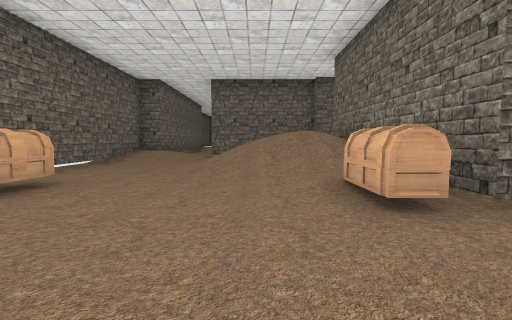
View 1 (above)

24 first-person views from a walk through a scene from a Unity 3-D project. The camera is 1.3 m above the floor, tilts 4° down and sees 85° across. The floor is counted in squares, 2 m on a side. Each view is taken from the middle of a square. On the plan, view 1 faces up. The plan holds only what a view shows up to about 9 squares ahead; the rest is blank. The player is left out. Some animated figures are left out.

View 2
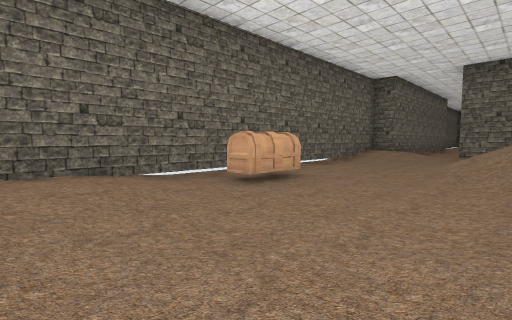

View 3
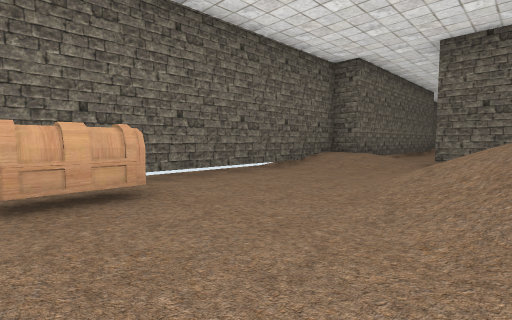

View 4
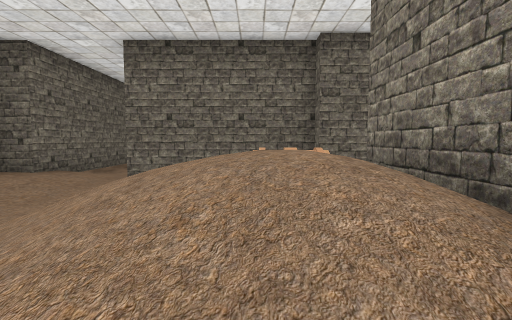

View 5
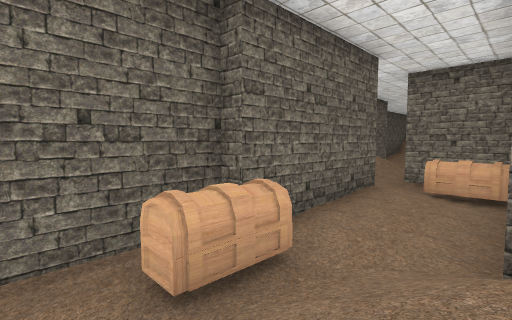

View 6
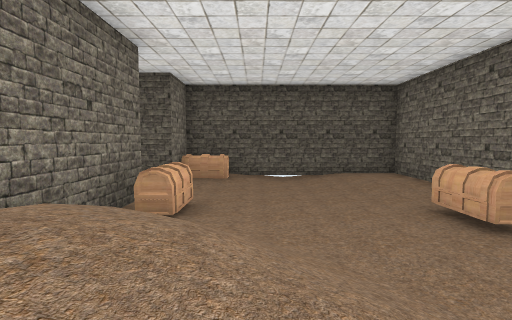

View 7
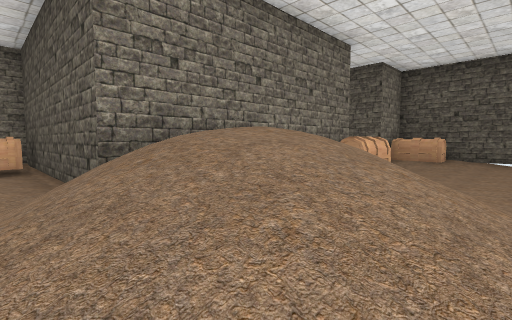

View 8
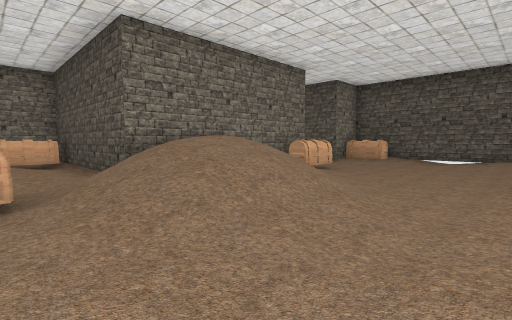

View 9
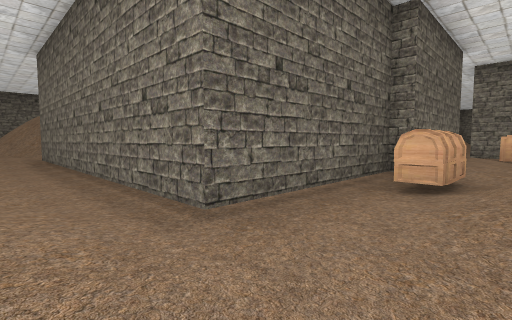

View 10
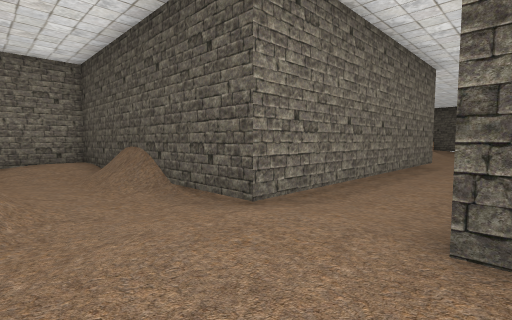

View 11
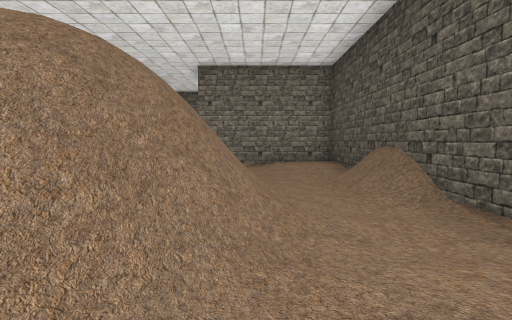

View 12
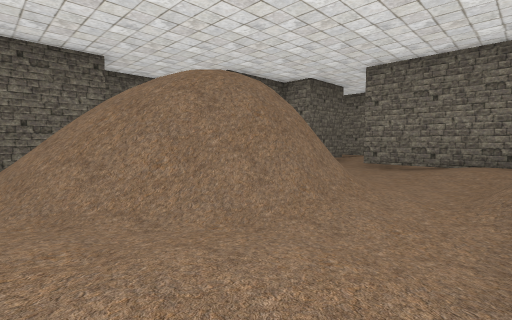

View 13
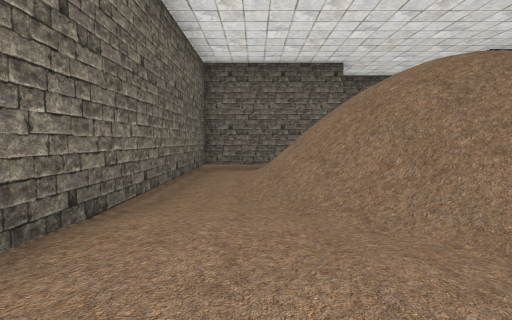

View 14
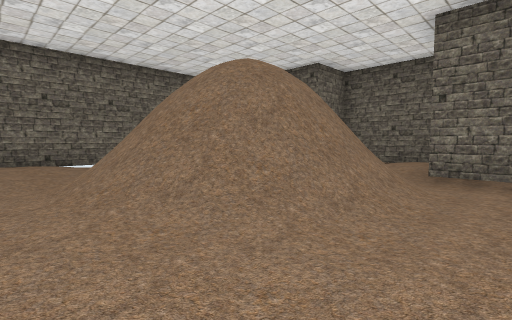

View 15
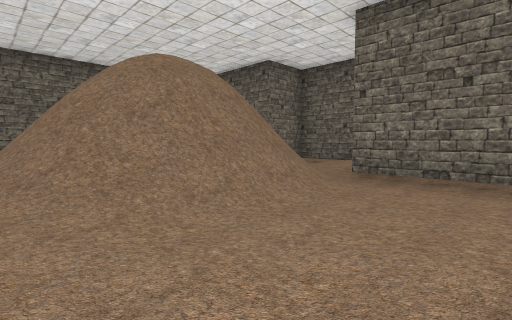

View 16
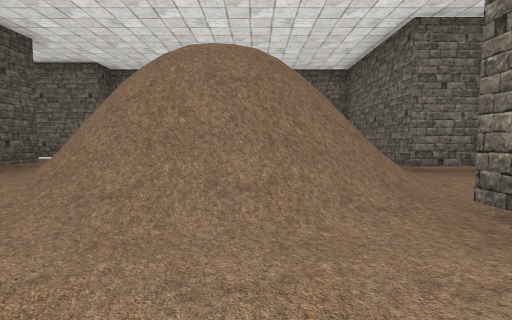

View 17
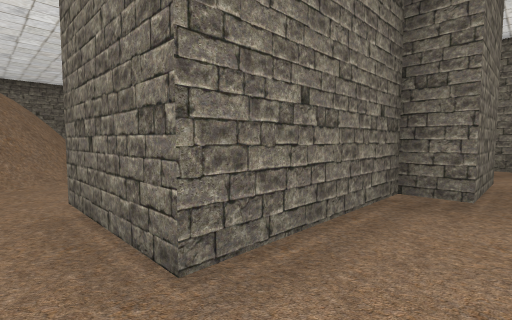

View 18
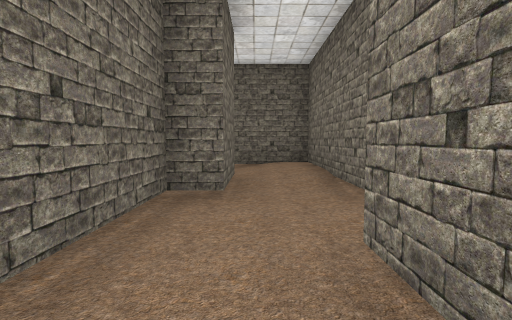

View 19
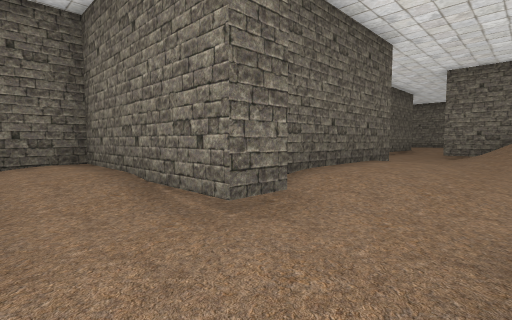

View 20
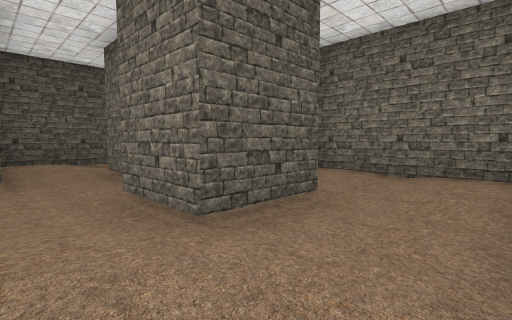

View 21
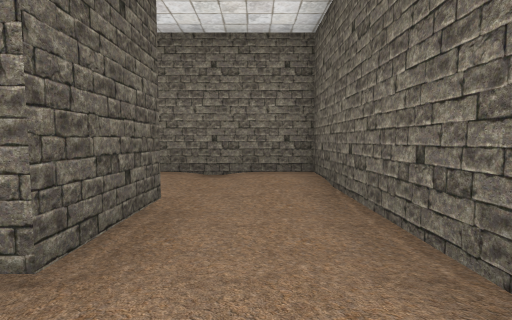

View 22
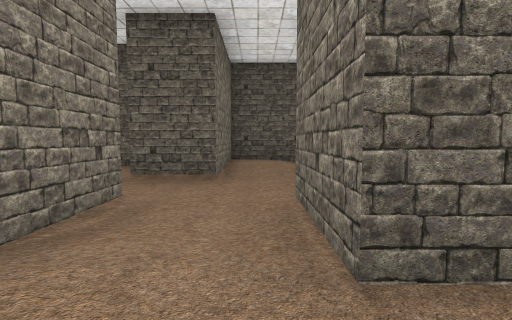

View 23
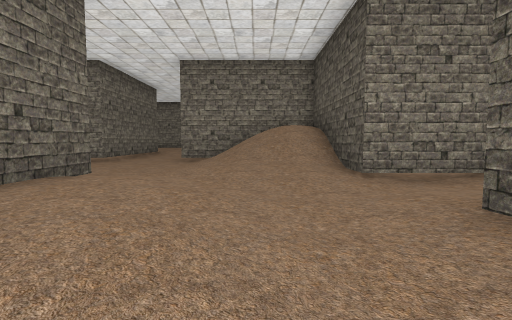

View 24
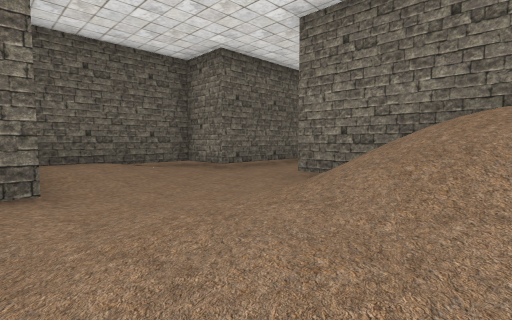

### Floor plan
Key: @ floor where view 1 was taken; # wall or solid block; . main floor; : floor 0.25 m higher than the main floor; + floor 0.5 m higher than the main floor; * floor 1.75 m higher than the main floor; % floor 2 m higher than the main floor; & floor 4.25 m higher than the main floor; / step, stairs or slope; = window, fence, low wall or low ledge; C chest.
Columns run from 5 left of view 1 to 23 right of it. Each row starts with its distance up from view 1.
 33          ########     #####
 32          #+:..:+#     +:..#
 31          #:...:+#     ::..###
 30          #:....:#     .......
 29          #::##..######......
 28     #### #  ##..#:+++:....#
 27 ######.  #  #.....:::::://#
 26 #..  ==######.........:///#
 25 #./  /==...##..##.....://%#
 24 #.///&/#.....::#####..#####
 23 #./#///#.....:+#    ..#
 22 #../=/##...#####      #
 21 #::.////...#
 20 #++:.....::#
 19 ##::..///:+#
 18  #..########
 17  #..#
 16   ..#
 15   ..#
 14  #..#
 13  #..#
 12  #:.#
 11 ##+.######## ..
 10 #+:...CC.+++..#
  9 #:..////.::.C.#
  8 #...////#######
  7 #...//*/#
  6 #...////#
  5 #....///#
  4 #.C...:##
  3 #.C....C
  2 #.......
  1 #::.....
  0 #+:..@CC#
 -1 #########

Where each view was taken, in squares from view 1:
view 1: 0 up, 0 right, facing up
view 2: 0 up, 0 right, facing up-left
view 3: 3 up, 0 right, facing up-left
view 4: 5 up, 1 right, facing up
view 5: 8 up, 0 right, facing up-right
view 6: 8 up, 0 right, facing down
view 7: 9 up, 1 left, facing down-right
view 8: 10 up, 3 left, facing down-right
view 9: 9 up, 3 left, facing up-right
view 10: 21 up, 4 left, facing down-right
view 11: 21 up, 3 left, facing right
view 12: 19 up, 3 left, facing up-right
view 13: 19 up, 3 left, facing up
view 14: 20 up, 4 right, facing up-left
view 15: 21 up, 5 right, facing up-left
view 16: 24 up, 5 right, facing left
view 17: 24 up, 9 right, facing up-left
view 18: 24 up, 9 right, facing up
view 19: 26 up, 9 right, facing up-right
view 20: 32 up, 10 right, facing down-left
view 21: 31 up, 10 right, facing left
view 22: 31 up, 9 right, facing down
view 23: 26 up, 12 right, facing right
view 24: 25 up, 16 right, facing up-right
